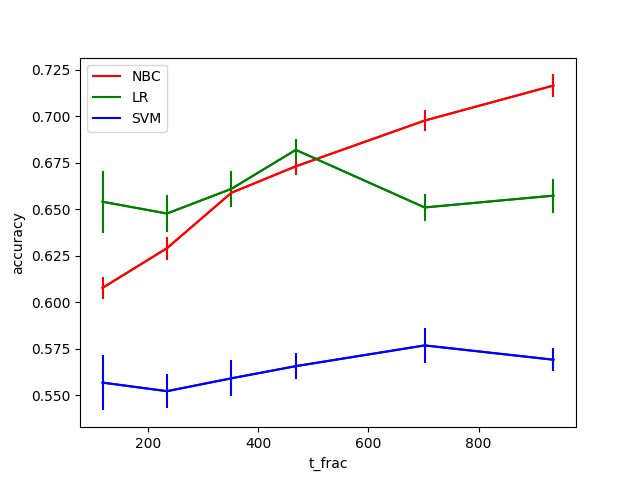

Generate this figure with Python:
#!/usr/bin/env python
# coding: utf-8

# In[12]:


import sys, os
import pandas as pd
import numpy as np
import matplotlib
matplotlib.use('Agg')
import matplotlib.pyplot as plt
from scipy import stats


# ## Models

# In[2]:


def sigmoid(scores):
    predictions = np.zeros(len(scores))
    for i in range(len(predictions)):
        if scores[i] >= 0:
            predictions[i] +=  1.0 / (1.0 + np.exp(-scores[i]))
        else:
            predictions[i] += np.exp(scores[i]) / (1.0 + np.exp(scores[i]))
    return predictions

def lr(trainingSet, testSet):
    #print len(trainingSet.columns)
    regularization = 0.01
    step_size = 0.01
    
    max_iterations = 500
    tol = 1e-6
    
    count = 0
    
    train_labels = trainingSet['decision']    
    trainingSet = trainingSet.drop('decision', axis=1)
    
    #print train_labels, trainingSet
    w = np.zeros(len(trainingSet.columns) + 1)
    
    # Add intercept
    X = np.array(trainingSet)
    Y = np.array(train_labels)
    intercept = np.ones((X.shape[0], 1))
    #X = np.concatenate((X, intercept.T), axis=1)
    X = np.hstack((X, intercept))
    diff = 100.0
    
    while(count < max_iterations and diff > tol):
        count += 1
        norm_old = np.linalg.norm(w)
        
        scores = np.dot(X, w)
        predictions = sigmoid(scores)

        gradient = np.dot(X.T, (predictions - Y))

        for j in range(len(w)):
            gradient[j] += regularization * w[j]
            
        #gradient /= len(train_labels)
        w -= step_size * gradient
        norm_new = np.linalg.norm(w)
        
        diff = abs(norm_new - norm_old)
        #print w
        #print count, diff
    
    return w

def svm(trainingSet, testSet):
    #print len(trainingSet.columns)
    regularization = 0.01
    step_size = 0.50
    
    max_iterations = 500
    tol = 1e-6
    #print len(trainingSet[trainingSet['decision'] == 1])
    count = 0
    train_labels = trainingSet['decision']    
    trainingSet = trainingSet.drop('decision', axis=1)

    w = np.zeros(len(trainingSet.columns) + 1)
    
    # Add intercept
    X = np.array(trainingSet)
    Y = np.array(train_labels)
    #print train_labels
    for i in range(len(Y)):
        if Y[i] == 0:
            Y[i] = -1.0
        else:
            Y[i] = 1.0
    #print Y.tolist()
    intercept = np.ones((X.shape[0], 1))
    X = np.hstack((intercept, X))
    diff = 100.0
    while(count < max_iterations and diff > tol):
        count += 1
        norm_old = np.linalg.norm(w)
        
        predictions = np.dot(X, w)
    
        error = 0
        gradient = np.zeros(len(w))
        for i in range(len(predictions)):
            if predictions[i] * Y[i] < 1.0:
                error += 1
                #gradient -= 1.0 * Y[i] * X[i]
                gradient -= np.multiply(X[i], Y[i])
            
        gradient /= 1.0 * len(train_labels)
        #print gradient.shape, X[0].shape
        
        for j in range(1, len(gradient)):
            gradient[j] += 1.0 * regularization * w[j]

        w -= 1.0 * step_size * gradient
        norm_new = np.linalg.norm(w)
        diff = abs(norm_new - norm_old)
        #print count, diff, error
    #print w
    return w

def nbc(trainingSet, testSet):
    attr_list = list(trainingSet[trainingSet.columns.difference(['decision'])])
    dict_table ={}
    
    # Labels
    dict_labels = {}
    dict_labels['no'] = len(trainingSet[trainingSet['decision'] == 0])
    dict_labels['yes'] = len(trainingSet[trainingSet['decision'] == 1])
    dict_table['decision'] = dict_labels
    
    # Attributes in discrete_columns
    for attr in attr_list:
        dict_attr = {}
        attr_bin = max(int(trainingSet[attr].max()), int(testSet[attr].max()))
        
        dict_attr['no'] = [0 for i in range(attr_bin + 1)]
        dict_attr['yes'] = [0 for i in range(attr_bin + 1)]
        
        for i in range(attr_bin+1):
            dict_attr['no'][i] += len(trainingSet[(trainingSet[attr] == i) & (trainingSet['decision'] == 0)])
            dict_attr['yes'][i] += len(trainingSet[(trainingSet[attr] == i) & (trainingSet['decision'] == 1)])

        dict_table[attr] = dict_attr
        
    return dict_table


# ## Test

# In[3]:


def get_accuracy_lr(w, trainingSet, testSet):
    total_train = len(trainingSet)
    count_train = 0
    total_test = len(testSet)
    count_test = 0
    
    train_labels = trainingSet['decision']
    test_labels = np.array(testSet['decision'])
    #print test_labels
    
    trainingSet = trainingSet.drop('decision', axis=1)
    testSet = testSet.drop('decision', axis=1)
    
    # Test accuracy
    X = np.array(testSet)
    Y = np.array(test_labels)
    intercept = np.ones((X.shape[0], 1))
    X = np.hstack((X, intercept))

    scores = np.dot(X, w)
    predictions = sigmoid(scores)

    for i in range(len(predictions)):
        if predictions[i] > 0.5:
            predictions[i] = 1
        else:
            predictions[i] = 0

    for i in range(len(predictions)):    
        if predictions[i] == int(Y[i]):
            count_test += 1
            
    test_accuracy = 1.0 * count_test/total_test
    #print 'Test Accuracy LR:', '%.2f' % test_accuracy
    return test_accuracy
    
def get_accuracy_svm(w, trainingSet, testSet):
    total_train = len(trainingSet)
    count_train = 0
    total_test = len(testSet)
    count_test = 0
    
    train_labels = trainingSet['decision']
    test_labels = testSet['decision']
    
    trainingSet = trainingSet.drop('decision', axis=1)
    testSet = testSet.drop('decision', axis=1)
    
    # Test accuracy
    X = np.array(testSet)
    Y = np.array(test_labels)
    intercept = np.ones((X.shape[0], 1))
    X = np.hstack((intercept, X))

    predictions = np.dot(X, w)

    for i in range(len(predictions)):
        if predictions[i] > 0.0:
            predictions[i] = 1
        else:
            predictions[i] = 0

    for i in range(len(predictions)):    
        if predictions[i] == int(Y[i]):
            count_test += 1
            
    test_accuracy = 1.0 * count_test/total_test
    #print 'Test Accuracy SVM:', '%.2f' % test_accuracy
    return test_accuracy

def get_accuracy_nbc(dict_table, trainingSet, testSet):
    # Accuracy on training data
    (row, col) = trainingSet.shape
    attr_list = list(trainingSet[trainingSet.columns.difference(['decision'])])
    
    neg_num = len(trainingSet[trainingSet['decision'] == 0])
    pos_num = len(trainingSet[trainingSet['decision'] == 1])
    
    # Accuracy on test data
    (row_test, col_test) = testSet.shape
    
    row_index_test = testSet.index.tolist()

    correct = 0
    for i in row_index_test:
        pd_pos = 1.0 * dict_table['decision']['yes']/row
        pd_neg = 1.0 * dict_table['decision']['no']/row
        #print pd_pos, pd_neg
        for attr in attr_list:
            pd_pos *= 1.0 * dict_table[attr]['yes'][int(testSet[attr][i])]/pos_num
            pd_neg *= 1.0 * dict_table[attr]['no'][int(testSet[attr][i])]/neg_num
        
        res = np.argmax([1.0 * pd_neg, 1.0 * pd_pos])
        if res == testSet['decision'][i]:
            correct += 1
    test_accuracy = 1.0 * correct/row_test
    #print 'Test Accuracy NBC:', '%.2f' % test_accuracy
    return test_accuracy


# In[4]:


def get_binned_data(bin_value):
    df = pd.read_csv('dating-full.csv').head(6500)
    #df = pd.head(6500)
    (row, col) = df.shape

    # strip
    df['race'] = df['race'].str.replace("'","")
    df['race_o'] = df['race_o'].str.replace("'","")
    df['field'] = df['field'].str.replace("'","")
    
    # lower case
    df['field'] = df['field'].str.lower()
    
    # gender
    df['gender'] = df['gender'].astype('category')
    df['gender'] = df['gender'].cat.codes    
    # race
    df['race'] = df['race'].astype('category')
    df['race'] = df['race'].cat.codes
    #print d['race']    
    # race_o
    df['race_o'] = df['race_o'].astype('category')
    df['race_o'] = df['race_o'].cat.codes    
    # field
    df['field'] = df['field'].astype('category')
    df['field'] = df['field'].cat.codes
    
    # Normalize the score
    preference_scores_of_participant  =     ['attractive_important', 'sincere_important', 'intelligence_important',     'funny_important', 'ambition_important', 'shared_interests_important']

    preference_scores_of_partner =     ['pref_o_attractive', 'pref_o_sincere', 'pref_o_intelligence',      'pref_o_funny', 'pref_o_ambitious', 'pref_o_shared_interests']

    for i in range(row):
        participant_sum = 0
        partner_sum = 0
    
        for pref in preference_scores_of_participant:
            participant_sum += df[pref][i]
            
        for pref in preference_scores_of_partner:
            partner_sum += df[pref][i]
        
        # update the preference scores of participant
        for pref in preference_scores_of_participant:
            df.loc[i, pref] = df[pref][i]/participant_sum
            
        # update the preference scores of partner
        for pref in preference_scores_of_partner:
            df.loc[i, pref] = df[pref][i]/partner_sum
        
    discrete_columns = ['gender', 'race', 'race_o', 'samerace', 'field', 'decision']
    all_columns = df.columns.values.tolist()
    continuous_valued_columns = [item for item in all_columns if item not in discrete_columns]

    (row, col) = df.shape
    age_range = [18.0, 58.0]
    pref_score = [0.0, 1.0]
    score = [0.0, 10.0]
    corr_range = [-1.00, 1.00]
    
    bin_seg = [1.000 * i/bin_value for i in range(0, bin_value + 1)]
    #print bin_seg

    age = ['age', 'age_o']
    corr = ['interests_correlate']
    preference_scores_of_participant =     ['attractive_important', 'sincere_important', 'intelligence_important',     'funny_important', 'ambition_important', 'shared_interests_important']
    
    preference_scores_of_partner =     ['pref_o_attractive', 'pref_o_sincere', 'pref_o_intelligence',      'pref_o_funny', 'pref_o_ambitious', 'pref_o_shared_interests']
    
    continuous_valued_columns_bins = {}
    
    # Segment the bins
    for field in continuous_valued_columns:
        continuous_valued_columns_bins[field] = []
        if field in age:
            for i in range(0, bin_value):
                continuous_valued_columns_bins[field].append(age_range[0] + bin_seg[i] * (age_range[1] - age_range[0]))
        elif field in corr:
            for i in range(0, bin_value):
                continuous_valued_columns_bins[field].append(corr_range[0] + bin_seg[i] * (corr_range[1] - corr_range[0]))
        elif field in preference_scores_of_participant or field in preference_scores_of_partner:
            for i in range(0, bin_value):
                continuous_valued_columns_bins[field].append(pref_score[0] + bin_seg[i] * (pref_score[1] - pref_score[0]))
        else:
            for i in range(0, bin_value):
                continuous_valued_columns_bins[field].append(score[0] + bin_seg[i] * (score[1] - score[0]))
    
    # Dictionary of the numbers ine ach bin
    continuous_valued_columns_seg = {}
    # Initalize the dict
    for field in continuous_valued_columns:
        continuous_valued_columns_seg[field] = [0 for i in range(bin_value)]
    
    for i in range(row):
        for field in continuous_valued_columns:
            # Find the bin
            for j in range(0, bin_value):
                # Corner Case
                if j == 0:
                    if continuous_valued_columns_bins[field][j] <= float(df[field][i]) <= continuous_valued_columns_bins[field][j + 1]:
                        df.loc[i,field] = int(j)
                        continuous_valued_columns_seg[field][j] += 1
                        break
                elif j == bin_value - 1:
                    if continuous_valued_columns_bins[field][j] < float(df[field][i]):
                        df.loc[i,field] = int(j)
                        continuous_valued_columns_seg[field][j] += 1
                        break
                else:
                    if continuous_valued_columns_bins[field][j] < float(df[field][i]) <= continuous_valued_columns_bins[field][j + 1]:
                        df.loc[i,field] = int(j)
                        continuous_valued_columns_seg[field][j] += 1
                        break
        
    df = df.astype('int64')
    df_test = df.sample(frac=0.2, random_state=25)    
    # Subtract 
    df_train = df[~df.index.isin(df_test.index)]

    return df_train, df_test


# ## Run

# In[5]:


trainingDataFilename = 'trainingSet.csv'
testDataFilename = 'testSet.csv'
trainingSet = pd.read_csv(trainingDataFilename)
testSet = pd.read_csv(testDataFilename)

trainingSet_nbc, testSet_nbc = get_binned_data(5)

f = [0.025, 0.05, 0.075, 0.1, 0.15, 0.2]


# In[6]:


# Sample the training set
trainingSet = trainingSet.sample(frac=1, random_state=18)
trainingSet_nbc = trainingSet_nbc.sample(frac=1, random_state=18)

df_kfold = []
for i in range(10):
    df_kfold.append(trainingSet[i*520:(i+1)*520])
    
df_kfold_nbc = []
for i in range(10):
    df_kfold_nbc.append(trainingSet_nbc[i*520:(i+1)*520])
    
nbc_res = {}
lr_res = {}
svm_res = {}

for t_frac in f:
    nbc_res[t_frac] = []
    lr_res[t_frac] = []
    svm_res[t_frac] = []
#print nbc


# In[7]:


for t_frac in f:
    #print 'f =' , t_frac
    for i in range(10):
        # Partition the tarin and cv
        train_set_df = []
        train_set_nbc_df = []
        
        for j in range(10):
            if j != i:
                train_set_df.append(df_kfold[j])
                train_set_nbc_df.append(df_kfold_nbc[j])
            else:
                test_set = df_kfold[j]
                test_set_nbc = df_kfold_nbc[j]
        
        train_set = pd.concat(train_set_df).sample(frac=t_frac, random_state=32)
        train_set_nbc = pd.concat(train_set_nbc_df).sample(frac=t_frac, random_state=32)
        #print train_set
        
        # Train and Test
        w = lr(train_set, test_set)
        lr_res[t_frac].append(get_accuracy_lr(w, train_set, test_set))

        w = svm(train_set, test_set)
        svm_res[t_frac].append(get_accuracy_svm(w, train_set, test_set))
        
        dict_nbc = nbc(train_set_nbc, test_set_nbc)
        nbc_res[t_frac].append(get_accuracy_nbc(dict_nbc, train_set_nbc, test_set_nbc))

#print lr_res
#print svm_res
#print nbc_res


# ## Draw the plots

# In[44]:


f = [0.025, 0.05, 0.075, 0.1, 0.15, 0.2]
# Get avg accuracy
nbc_avg = []
lr_avg = []
svm_avg = []

# Get std error
nbc_stdrr = []
lr_stdrr = []
svm_stdrr = []

for i in f:
    nbc_avg.append(np.mean(nbc_res[i], axis = 0))
    nbc_stdrr.append(np.std(nbc_res[i], axis = 0)/np.sqrt(10))
    lr_avg.append(np.mean(lr_res[i], axis = 0))
    lr_stdrr.append(np.std(lr_res[i], axis = 0)/np.sqrt(10))
    svm_avg.append(np.mean(svm_res[i], axis = 0))
    svm_stdrr.append(np.std(svm_res[i], axis = 0)/np.sqrt(10))

for i in range(len(f)):
    f[i] *= 9 * 520

#print lr_avg, svm_avg
    
fig = plt.figure()
plt.plot(f, nbc_avg, color='red', label='NBC')
plt.plot(f, lr_avg, color='green', label='LR')
plt.plot(f, svm_avg, color='blue', label='SVM')

plt.errorbar(f, nbc_avg, nbc_stdrr, color='red')
plt.errorbar(f, lr_avg, lr_stdrr, color='green')
plt.errorbar(f, svm_avg, svm_stdrr, color='blue')

plt.xlabel("t_frac")
plt.ylabel("accuracy");
plt.legend()

plt.savefig('./cv.png')
#plt.show()


# In[45]:


print stats.ttest_ind(lr_avg, svm_avg)


# In[ ]:




